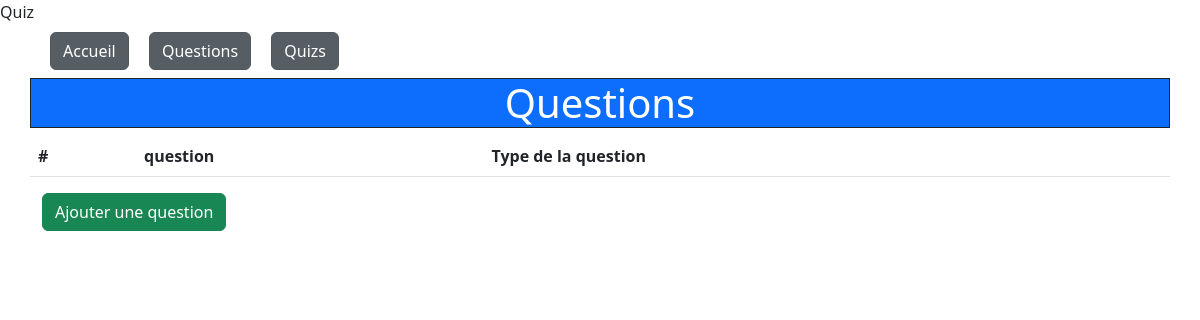
/view/view_questions.php, run on an earlier commit of the app's database.
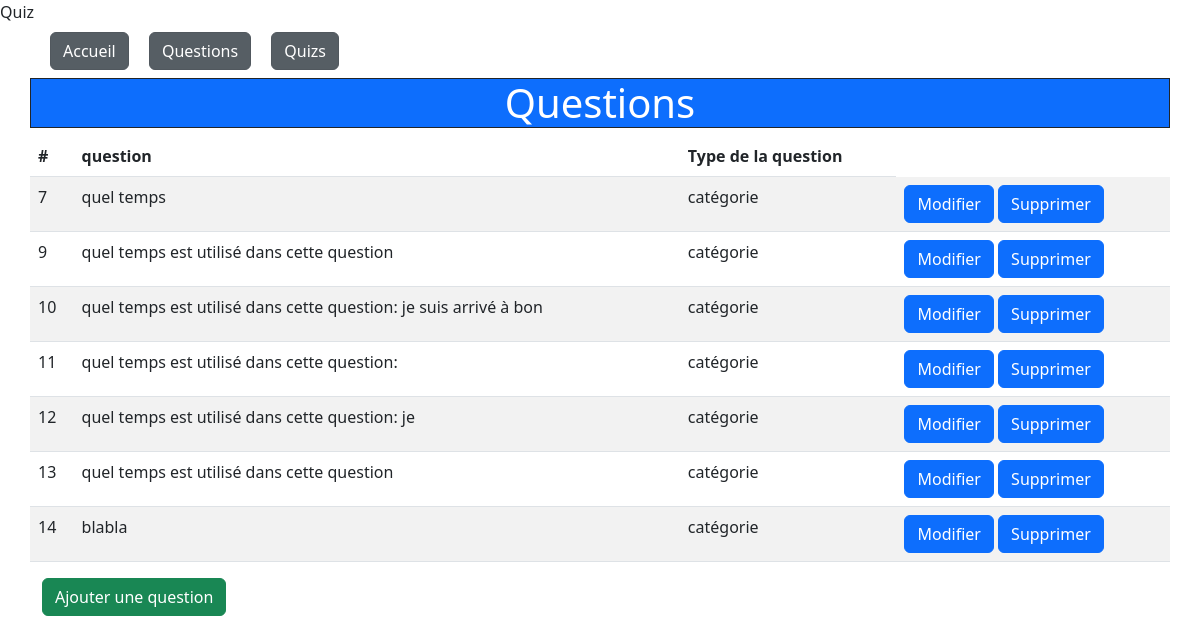
And on a later commit of the database.
### tables this page shows
CREATE TABLE `questions` (
  `id` int NOT NULL,
  `question_texte` varchar(150) NOT NULL,
  `question_type` varchar(45) NOT NULL
);

### controller/questionsController.php (called while the page is built, shortened)
<?php
class QuestionsController {
    private $db;
    public function __construct() {
        $this->db = new DatabaseConnection();
    }
    public function getAllQuestions() {
        try {
            $pdo = $this->db->getPDO();
            $questionsQuery = $pdo->query('SELECT * FROM questions LIMIT 10');
            return $questionsQuery->fetchAll(PDO::FETCH_ASSOC);
        } catch (Exception $e) {
            throw new Exception('Erreur lors de la récupération des questions: ' . $e->getMessage());
        }
    }
}
?>

### view/view_questions.php (the view, shortened to what this page needs)
<?php
require_once '../controller/questionsController.php';
$questionsController = new QuestionsController();
$question = $questionsController->getAllQuestions();
?>
<?php require_once 'header.php' ?>
<a href='home.php' class='btn btn-secondary m-2 active' role='button'>Accueil</a>
<a href='view_questions.php' class='btn btn-secondary m-2 active' role='button'>Questions</a>
<a href='view_quiz.php' class='btn btn-secondary m-2 active' role='button'>Quizs</a>
<div class='row'>
    <h1 class='col-md-12 text-center border border-dark text-white bg-primary'>Questions</h1>
</div>
<div class='row'>
    <table class='table table-striped'>
        <thead>
            <tr>
                <th scope='col'>#</th>
                <th scope='col'>question</th>
                <th scope='col'>Type de la question</th>
            </tr>
        </thead>
        <tbody>
        <?php foreach ($question as $questions) : ?>
                <td><?= $questions['id'] ?></td>
                <td><?= htmlentities($questions['question_texte']) ?></td>
                <td><?= htmlentities($questions['question_type']) ?></td>
                <td>
                <a class='btn btn-primary' href='addQuestionToQuiz.php?id=<?= $questions['id'] ?>' role='button'>Modifier</a>
                <a class='btn btn-primary' href='view_questions.php?id=<?= $questions['id'] ?>&action=delete' role='button'>Supprimer</a>
                </td>
        <?php endforeach; ?>
        </tbody>
    </table>
</div>
<div class='row'>
    <div class='col'>
            <a class='btn btn-success'  href='addQuestionToQuiz.php' role='button'>Ajouter une question</a>
    </div>
</div>
<?php require_once 'footer.php'; ?>

What changed in the data, as far as the page shows it:
added questions: id "7", question_texte "quel temps", question_type "catégorie"
added questions: id "9", question_texte "quel temps est utilisé dans cette question", question_type "catégorie"
added questions: id "10", question_texte "quel temps est utilisé dans cette question: je suis arrivé à bon", question_type "catégorie"
added questions: id "11", question_texte "quel temps est utilisé dans cette question:", question_type "catégorie"
added questions: id "12", question_texte "quel temps est utilisé dans cette question: je", question_type "catégorie"
added questions: id "13", question_texte "quel temps est utilisé dans cette question", question_type "catégorie"
added questions: id "14", question_texte "blabla", question_type "catégorie"
